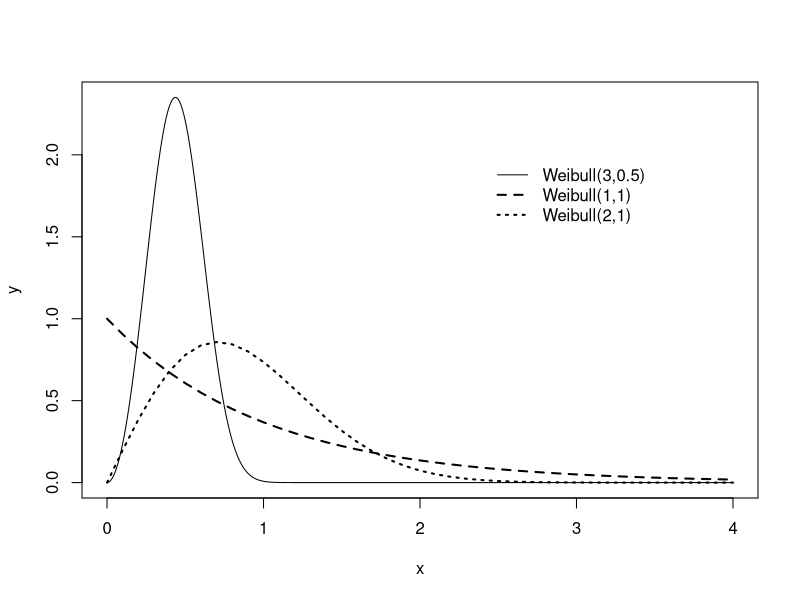
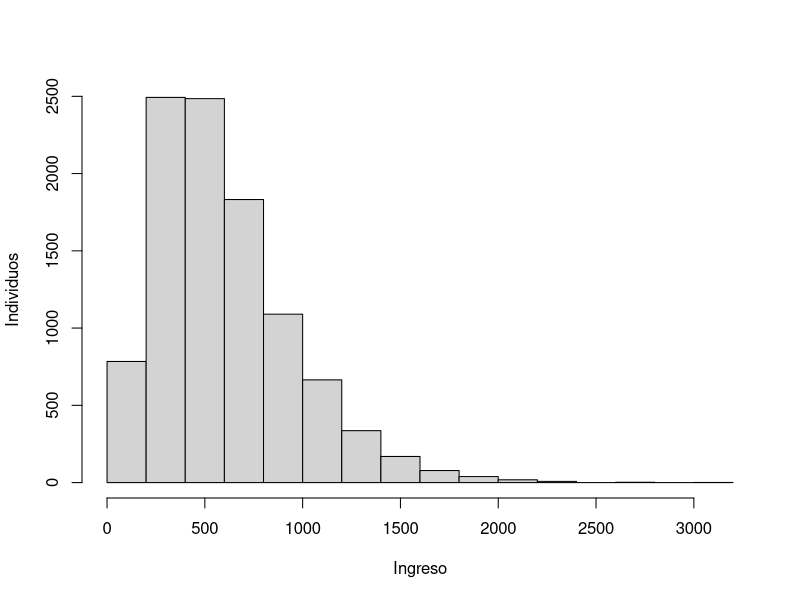

The R source for these figures, in order:

k1<-2
k2<-3
k3<-5
theta1<-2
theta2<-4



plot(seq(0,4,0.01),dweibull(seq(0,4,0.01),shape=3,scale=0.5),type="l",xla="x", ylab="y")
lines(seq(0,4,0.1),dweibull(seq(0,4,0.1),shape=1,scale=1),lty=2,lwd=2) 
lines(seq(0,4,0.1),dweibull(seq(0,4,0.1),shape=2,scale=1),lty=3,lwd=2) 

legend(2.4,2,c("Weibull(3,0.5)","Weibull(1,1)","Weibull(2,1)"),lty=c(1,2,3),bty="n",lwd=c(1,2,2))

hist(rgamma(10000,shape=3,scale=200),xlab="Ingreso",ylab="Individuos",main="")

